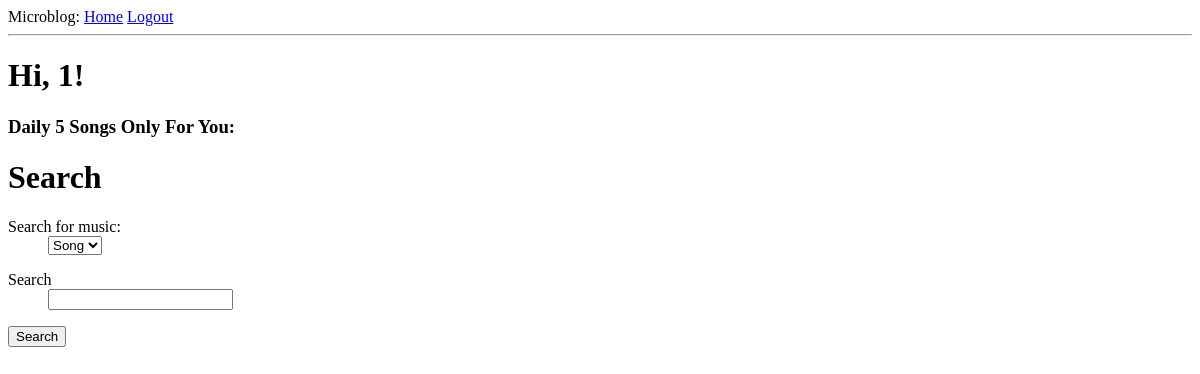
Before: /index (signed in) with the older database file.
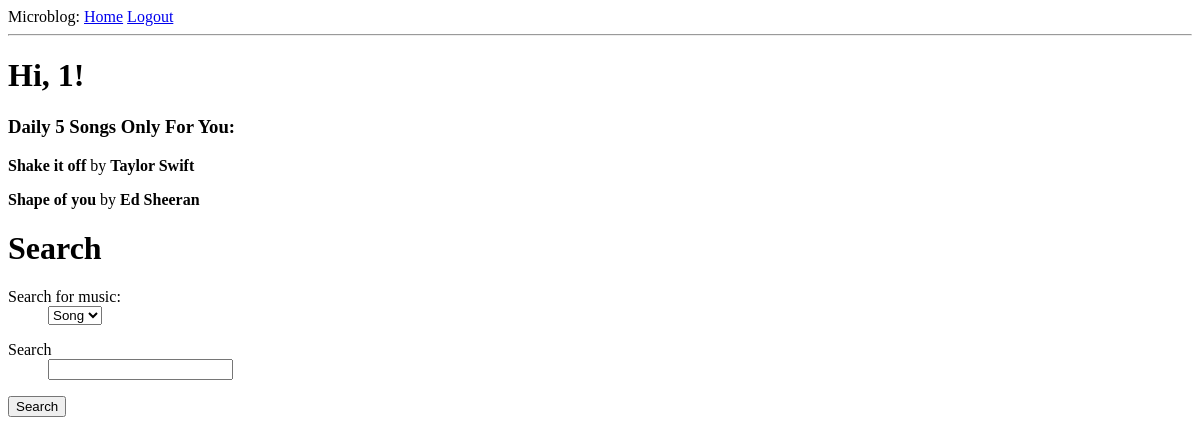
After: the same page with the newer database file.
### app/models.py (models this page shows, shortened)
class User(UserMixin, db.Model):
    id = db.Column(db.String(120), primary_key=True)
    username = db.Column(db.String(120))
    plan = db.Column(db.String(120), index=True, unique=True)
    password_hash = db.Column(db.String(128))

class Song(db.Model):
    __tablename__ = "songs"
    id = db.Column(db.String, primary_key=True)
    name = db.Column(db.String)
    artists = db.Column(db.String)

### app/routes.py (the view)
@app.route('/')
@app.route('/index')
@login_required
def index():
    posts = [
        {
            'author': {'username': 'John'},
            'body': 'Beautiful day in Portland!'
        },
        {
            'author': {'username': 'Susan'},
            'body': 'The Avengers movie was so cool!'
        }
    ]
    songs = Song.query.all()
    search = MusicSearchForm(request.form)
    if request.method == 'POST':
        return search_results(search)
    return render_template('index.html', form=search,  songs = songs)

### app/forms.py
class MusicSearchForm(FlaskForm):
    choices = [('Song', 'Song'),
               ('Artist', 'Artist')]
    select = SelectField('Search for music:', choices=choices)
    search = StringField('Search')

### app/models.py (called while the page is built)
@login.user_loader
def load_user(id):
    return User.query.get(int(id))

### app/templates/index.html
{% extends "base.html" %}
{% block content %}
    <h1>Hi, {{ current_user.id }}!</h1>
    <h3>Daily 5 Songs Only For You:</h3>
    {% for song in songs %}
    <div><p> <b>{{ song.name}}</b> by <b>{{ song.artists }}</b></p></div>
    {% endfor %}
    {% from "_formhelpers.html" import render_field %}
    <form method=post>
    <h1>Search</h1>
    <dl>
        {{ render_field(form.select) }}
        <p>
        {{ render_field(form.search) }}
    </dl>
    <p><input type=submit value=Search>
    </form>
{% endblock %}

### app/templates/base.html (shortened to what this page needs)
<html>
    <head>
    </head>
    <body>
        <div>
            Microblog:
            <a href="{{ url_for('index') }}">Home</a>
            {% if current_user.is_anonymous %}
            <a href="{{ url_for('login') }}">Login</a>
            {% else %}
            <a href="{{ url_for('logout') }}">Logout</a>
            {% endif %}
        </div>
        <hr>
        {% block content %}{% endblock %}
    </body>
</html>

### app/templates/_formhelpers.html (shortened to what this page needs)
{% macro render_field(field) %}
    <dt>{{ field.label }}
    <dd>{{ field(**kwargs)|safe }}
    </dd>
{% endmacro %}

Changed rows visible on the page:
added Song: name "Shake it off", artists "Taylor Swift"
added Song: name "Shape of you", artists "Ed Sheeran"
